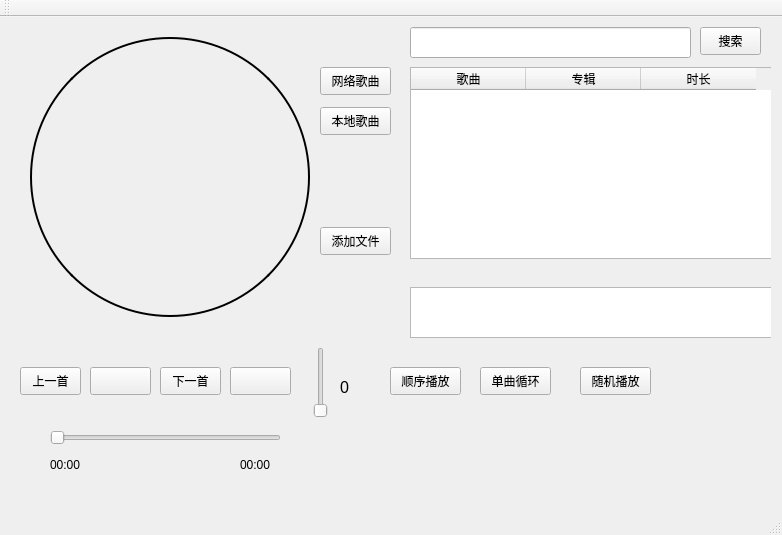
<?xml version="1.0" encoding="UTF-8"?>
<ui version="4.0">
 <class>KMainWindowClass</class>
 <widget class="QMainWindow" name="KMainWindowClass">
  <property name="geometry">
   <rect>
    <x>0</x>
    <y>0</y>
    <width>782</width>
    <height>535</height>
   </rect>
  </property>
  <property name="windowTitle">
   <string>KMainWindow</string>
  </property>
  <widget class="QWidget" name="centralWidget">
   <widget class="QPushButton" name="m_prevButton">
    <property name="geometry">
     <rect>
      <x>20</x>
      <y>350</y>
      <width>61</width>
      <height>28</height>
     </rect>
    </property>
    <property name="text">
     <string>上一首</string>
    </property>
   </widget>
   <widget class="QPushButton" name="m_nextButton">
    <property name="geometry">
     <rect>
      <x>160</x>
      <y>350</y>
      <width>61</width>
      <height>28</height>
     </rect>
    </property>
    <property name="text">
     <string>下一首</string>
    </property>
   </widget>
   <widget class="QPushButton" name="m_playButton">
    <property name="geometry">
     <rect>
      <x>90</x>
      <y>350</y>
      <width>61</width>
      <height>28</height>
     </rect>
    </property>
    <property name="styleSheet">
     <string notr="true">QPushButton {
    qproperty-icon: url(:/images/play.png);
    
}</string>
    </property>
    <property name="text">
     <string/>
    </property>
   </widget>
   <widget class="QSlider" name="m_volumeSlider">
    <property name="geometry">
     <rect>
      <x>310</x>
      <y>330</y>
      <width>22</width>
      <height>71</height>
     </rect>
    </property>
    <property name="orientation">
     <enum>Qt::Vertical</enum>
    </property>
   </widget>
   <widget class="QPushButton" name="m_volumeButton">
    <property name="geometry">
     <rect>
      <x>230</x>
      <y>350</y>
      <width>61</width>
      <height>28</height>
     </rect>
    </property>
    <property name="styleSheet">
     <string notr="true">QPushButton {
    qproperty-icon: url(:/images/open.png);
    
}</string>
    </property>
    <property name="text">
     <string/>
    </property>
   </widget>
   <widget class="QLabel" name="m_volumeLabel">
    <property name="geometry">
     <rect>
      <x>340</x>
      <y>360</y>
      <width>21</width>
      <height>20</height>
     </rect>
    </property>
    <property name="font">
     <font>
      <pointsize>12</pointsize>
     </font>
    </property>
    <property name="text">
     <string>0</string>
    </property>
   </widget>
   <widget class="QLabel" name="m_albumCoverLabel">
    <property name="geometry">
     <rect>
      <x>30</x>
      <y>20</y>
      <width>280</width>
      <height>280</height>
     </rect>
    </property>
    <property name="styleSheet">
     <string notr="true">QLabel {
    border-radius: 140px; /* 设置圆角半径为50% */
    
    border: 2px solid black;
    background-image: url(:/images/disk.png);
    background-position: center;
    background-repeat: no-repeat;
    background-size: cover;
}

</string>
    </property>
    <property name="text">
     <string/>
    </property>
   </widget>
   <widget class="QSlider" name="m_timeSlider">
    <property name="geometry">
     <rect>
      <x>50</x>
      <y>410</y>
      <width>231</width>
      <height>22</height>
     </rect>
    </property>
    <property name="orientation">
     <enum>Qt::Horizontal</enum>
    </property>
   </widget>
   <widget class="QLabel" name="m_currentTimeLabel">
    <property name="geometry">
     <rect>
      <x>50</x>
      <y>440</y>
      <width>51</width>
      <height>16</height>
     </rect>
    </property>
    <property name="text">
     <string>00:00</string>
    </property>
   </widget>
   <widget class="QLabel" name="m_totalTimeLabel">
    <property name="geometry">
     <rect>
      <x>240</x>
      <y>440</y>
      <width>51</width>
      <height>16</height>
     </rect>
    </property>
    <property name="text">
     <string>00:00</string>
    </property>
   </widget>
   <widget class="QPushButton" name="m_sequentialButton">
    <property name="geometry">
     <rect>
      <x>390</x>
      <y>350</y>
      <width>71</width>
      <height>28</height>
     </rect>
    </property>
    <property name="styleSheet">
     <string notr="true">QPushButton:checked {
    background-color: lightblue; /* 设置高亮时的背景颜色 */
    border: 2px solid #ADD8E6;
}</string>
    </property>
    <property name="text">
     <string>顺序播放</string>
    </property>
    <property name="checkable">
     <bool>true</bool>
    </property>
   </widget>
   <widget class="QPushButton" name="m_randomButton">
    <property name="geometry">
     <rect>
      <x>580</x>
      <y>350</y>
      <width>71</width>
      <height>28</height>
     </rect>
    </property>
    <property name="styleSheet">
     <string notr="true">QPushButton:checked {
    background-color: lightblue; /* 设置高亮时的背景颜色 */
    border: 2px solid #ADD8E6;
}</string>
    </property>
    <property name="text">
     <string>随机播放</string>
    </property>
    <property name="checkable">
     <bool>true</bool>
    </property>
   </widget>
   <widget class="QPushButton" name="m_loopOneButton">
    <property name="geometry">
     <rect>
      <x>480</x>
      <y>350</y>
      <width>71</width>
      <height>28</height>
     </rect>
    </property>
    <property name="styleSheet">
     <string notr="true">QPushButton:checked {
    background-color: lightblue; /* 设置高亮时的背景颜色 */
    border: 2px solid #ADD8E6;
}</string>
    </property>
    <property name="text">
     <string>单曲循环</string>
    </property>
    <property name="checkable">
     <bool>true</bool>
    </property>
   </widget>
   <widget class="QPushButton" name="m_onlineButton">
    <property name="geometry">
     <rect>
      <x>320</x>
      <y>50</y>
      <width>71</width>
      <height>28</height>
     </rect>
    </property>
    <property name="styleSheet">
     <string notr="true">QPushButton:checked {
    background-color: lightblue; /* 设置高亮时的背景颜色 */
    border: 2px solid #ADD8E6;
}</string>
    </property>
    <property name="text">
     <string>网络歌曲</string>
    </property>
    <property name="checkable">
     <bool>false</bool>
    </property>
   </widget>
   <widget class="QPushButton" name="m_localButton">
    <property name="geometry">
     <rect>
      <x>320</x>
      <y>90</y>
      <width>71</width>
      <height>28</height>
     </rect>
    </property>
    <property name="styleSheet">
     <string notr="true">QPushButton:checked {
    background-color: lightblue; /* 设置高亮时的背景颜色 */
    border: 2px solid #ADD8E6;
}</string>
    </property>
    <property name="text">
     <string>本地歌曲</string>
    </property>
    <property name="checkable">
     <bool>false</bool>
    </property>
   </widget>
   <widget class="QStackedWidget" name="m_stackedWidget">
    <property name="geometry">
     <rect>
      <x>410</x>
      <y>0</y>
      <width>361</width>
      <height>321</height>
     </rect>
    </property>
    <property name="currentIndex">
     <number>0</number>
    </property>
    <widget class="QWidget" name="page">
     <widget class="QLineEdit" name="m_pLineEdit">
      <property name="geometry">
       <rect>
        <x>0</x>
        <y>10</y>
        <width>281</width>
        <height>31</height>
       </rect>
      </property>
     </widget>
     <widget class="QPushButton" name="m_searchButton">
      <property name="geometry">
       <rect>
        <x>290</x>
        <y>10</y>
        <width>61</width>
        <height>28</height>
       </rect>
      </property>
      <property name="text">
       <string>搜索</string>
      </property>
     </widget>
     <widget class="QTableWidget" name="m_onlineTableWidget">
      <property name="geometry">
       <rect>
        <x>0</x>
        <y>50</y>
        <width>371</width>
        <height>192</height>
       </rect>
      </property>
      <property name="styleSheet">
       <string notr="true"/>
      </property>
      <property name="columnCount">
       <number>3</number>
      </property>
      <attribute name="horizontalHeaderDefaultSectionSize">
       <number>115</number>
      </attribute>
      <column>
       <property name="text">
        <string>歌曲</string>
       </property>
      </column>
      <column>
       <property name="text">
        <string>专辑</string>
       </property>
      </column>
      <column>
       <property name="text">
        <string>时长</string>
       </property>
      </column>
     </widget>
     <widget class="QTextBrowser" name="m_lyricsBrowser">
      <property name="geometry">
       <rect>
        <x>0</x>
        <y>270</y>
        <width>371</width>
        <height>51</height>
       </rect>
      </property>
     </widget>
    </widget>
    <widget class="QWidget" name="page_2">
     <widget class="QTableWidget" name="m_localTableWidget">
      <property name="geometry">
       <rect>
        <x>0</x>
        <y>50</y>
        <width>371</width>
        <height>192</height>
       </rect>
      </property>
      <property name="columnCount">
       <number>1</number>
      </property>
      <attribute name="horizontalHeaderDefaultSectionSize">
       <number>120</number>
      </attribute>
      <column>
       <property name="text">
        <string>歌曲</string>
       </property>
      </column>
     </widget>
     <widget class="QTextBrowser" name="m_localLyricsBrowser">
      <property name="geometry">
       <rect>
        <x>0</x>
        <y>270</y>
        <width>371</width>
        <height>51</height>
       </rect>
      </property>
     </widget>
    </widget>
   </widget>
   <widget class="QPushButton" name="m_addMusicButton">
    <property name="geometry">
     <rect>
      <x>320</x>
      <y>210</y>
      <width>71</width>
      <height>28</height>
     </rect>
    </property>
    <property name="styleSheet">
     <string notr="true">QPushButton:checked {
    background-color: lightblue; /* 设置高亮时的背景颜色 */
    border: 2px solid #ADD8E6;
}</string>
    </property>
    <property name="text">
     <string>添加文件</string>
    </property>
    <property name="checkable">
     <bool>false</bool>
    </property>
   </widget>
  </widget>
  <widget class="QMenuBar" name="menuBar">
   <property name="geometry">
    <rect>
     <x>0</x>
     <y>0</y>
     <width>782</width>
     <height>26</height>
    </rect>
   </property>
  </widget>
  <widget class="QToolBar" name="mainToolBar">
   <attribute name="toolBarArea">
    <enum>TopToolBarArea</enum>
   </attribute>
   <attribute name="toolBarBreak">
    <bool>false</bool>
   </attribute>
  </widget>
  <widget class="QStatusBar" name="statusBar"/>
 </widget>
 <layoutdefault spacing="6" margin="11"/>
 <resources>
  <include location="kmainwindow.qrc"/>
 </resources>
 <connections/>
</ui>
